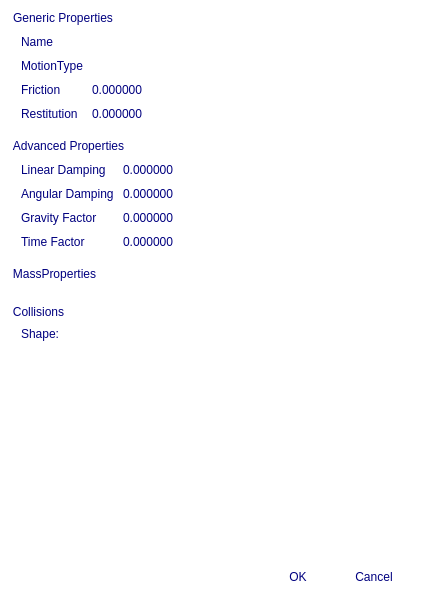
<?xml version="1.0" encoding="UTF-8"?>
<ui version="4.0">
 <class>DialogRigidBody</class>
 <widget class="QDialog" name="DialogRigidBody">
  <property name="geometry">
   <rect>
    <x>0</x>
    <y>0</y>
    <width>425</width>
    <height>600</height>
   </rect>
  </property>
  <property name="windowTitle">
   <string>Dialog</string>
  </property>
  <property name="styleSheet">
   <string notr="true">QWidget{
	background: transparent;
}

QLabel{
	color: rgb(0,0,127);
}

QGroupBox{
	color: white;
	border: 1px solid white;
	background-color: rgba(255, 255, 255, 127);
	margin-top: 12px;
}

QGroupBox::title {
    subcontrol-origin: margin;
    subcontrol-position: top left;
	background-color: rgba(255, 255, 255, 160);
	border-color:white;
	color: rgb(0,0,127);
}

QLineEdit{
	color: rgb(0,0,127);
	background-color: rgba(255, 255, 255, 128);
	border: 1px solid white;
	border-radius: 2px;
}

QLineEdit::hover{
	background-color: rgba(255, 255, 255, 192);
}

QSpinBox,QDoubleSpinBox {
	color: rgb(0,0,127);
	background-color: rgba(255, 255, 255, 127);
	border: 1px solid white;
	border-radius: 2px;
}

QSpinBox:hover,QDoubleSpinBox:hover {
	background-color: rgba(255, 255, 255, 192);
}

QSpinBox::up-button,QDoubleSpinBox::up-button,
QSpinBox::down-button,QDoubleSpinBox::down-button {
	border-left: 1px solid white;
	background-color: transparent;
}

QSpinBox::up-button:hover,
QDoubleSpinBox::up-button:hover,
QSpinBox::down-button:hover,
QDoubleSpinBox::down-button:hover
{
	border-left: 1px solid white;
	background-color: rgba(255, 255, 255, 127);
}

QSpinBox::up-arrow,QDoubleSpinBox::up-arrow{
	image: url(:/icons/arrowup.png);
	width: 5px;
}

QSpinBox::down-arrow,QDoubleSpinBox::down-arrow{
	image: url(:/icons/arrowdown.png);
	width: 5px;
}

QPushButton{
	color: rgb(0,0,127);
	background-color: rgba(255, 255, 255, 127);
	border: 1px solid white;
	border-radius: 5px;
	padding: 4 20 4 20px;
}

QPushButton:hover{
	background-color: rgba(255, 255, 255, 192);
}

QPushButton:pressed{
	background-color: rgba(255, 255, 255, 224);
}

QComboBox{
	color: rgb(0,0,127);
	background-color: rgba(255, 255, 255, 127);
	border: 1px solid white;
	border-radius: 2px;
}

QComboBox:hover{
	background-color: rgba(255, 255, 255, 192);
}

QComboBox:on{
	background-color: rgba(255, 255, 255, 192);
}

QComboBox::drop-down{
	border-left:1px solid white;
}

QComboBox::drop-down::hover{
	border-left:1px solid white;
	background-color: rgba(255, 255, 255, 127);
}

QComboBox::down-arrow{
	image: url(:/icons/arrowdown.png);
	width: 7px;
}

QComboBoxListView{
	background-color: white;
}

QDialog{
	background-image: url(:/backgrounds/yande 271324.jpg);
}</string>
  </property>
  <layout class="QVBoxLayout" name="verticalLayout">
   <item>
    <widget class="QGroupBox" name="groupGeneric">
     <property name="title">
      <string>Generic Properties</string>
     </property>
     <layout class="QFormLayout" name="formLayout">
      <item row="0" column="0">
       <widget class="QLabel" name="label">
        <property name="text">
         <string>Name</string>
        </property>
       </widget>
      </item>
      <item row="0" column="1">
       <widget class="QLineEdit" name="lineEditName">
        <property name="sizePolicy">
         <sizepolicy hsizetype="MinimumExpanding" vsizetype="Fixed">
          <horstretch>0</horstretch>
          <verstretch>0</verstretch>
         </sizepolicy>
        </property>
       </widget>
      </item>
      <item row="1" column="0">
       <widget class="QLabel" name="label_2">
        <property name="text">
         <string>MotionType</string>
        </property>
       </widget>
      </item>
      <item row="1" column="1">
       <widget class="QComboBox" name="comboMotionType"/>
      </item>
      <item row="2" column="0">
       <widget class="QLabel" name="label_3">
        <property name="text">
         <string>Friction</string>
        </property>
       </widget>
      </item>
      <item row="2" column="1">
       <widget class="QDoubleSpinBox" name="spinBoxFriction">
        <property name="sizePolicy">
         <sizepolicy hsizetype="Minimum" vsizetype="Fixed">
          <horstretch>0</horstretch>
          <verstretch>0</verstretch>
         </sizepolicy>
        </property>
        <property name="decimals">
         <number>6</number>
        </property>
        <property name="maximum">
         <double>1.000000000000000</double>
        </property>
        <property name="singleStep">
         <double>0.010000000000000</double>
        </property>
       </widget>
      </item>
      <item row="3" column="0">
       <widget class="QLabel" name="label_6">
        <property name="text">
         <string>Restitution</string>
        </property>
       </widget>
      </item>
      <item row="3" column="1">
       <widget class="QDoubleSpinBox" name="spinBoxRestitution">
        <property name="decimals">
         <number>6</number>
        </property>
        <property name="maximum">
         <double>1.000000000000000</double>
        </property>
        <property name="singleStep">
         <double>0.010000000000000</double>
        </property>
       </widget>
      </item>
     </layout>
    </widget>
   </item>
   <item>
    <widget class="QGroupBox" name="groupAdvance">
     <property name="title">
      <string>Advanced Properties</string>
     </property>
     <layout class="QFormLayout" name="formLayout_2">
      <item row="0" column="0">
       <widget class="QLabel" name="label_4">
        <property name="text">
         <string>Linear Damping</string>
        </property>
       </widget>
      </item>
      <item row="0" column="1">
       <widget class="QDoubleSpinBox" name="spinBoxLinearDamping">
        <property name="decimals">
         <number>6</number>
        </property>
        <property name="maximum">
         <double>1.000000000000000</double>
        </property>
        <property name="singleStep">
         <double>0.010000000000000</double>
        </property>
       </widget>
      </item>
      <item row="1" column="0">
       <widget class="QLabel" name="label_5">
        <property name="text">
         <string>Angular Damping</string>
        </property>
       </widget>
      </item>
      <item row="1" column="1">
       <widget class="QDoubleSpinBox" name="spinBoxAngularDamping">
        <property name="decimals">
         <number>6</number>
        </property>
        <property name="maximum">
         <double>1.000000000000000</double>
        </property>
        <property name="singleStep">
         <double>0.010000000000000</double>
        </property>
       </widget>
      </item>
      <item row="2" column="0">
       <widget class="QLabel" name="label_7">
        <property name="text">
         <string>Gravity Factor</string>
        </property>
       </widget>
      </item>
      <item row="2" column="1">
       <widget class="QDoubleSpinBox" name="spinBoxGravityFactor">
        <property name="decimals">
         <number>6</number>
        </property>
        <property name="maximum">
         <double>100.000000000000000</double>
        </property>
        <property name="singleStep">
         <double>0.010000000000000</double>
        </property>
       </widget>
      </item>
      <item row="3" column="0">
       <widget class="QLabel" name="label_8">
        <property name="text">
         <string>Time Factor</string>
        </property>
       </widget>
      </item>
      <item row="3" column="1">
       <widget class="QDoubleSpinBox" name="spinBoxTimeFactor">
        <property name="decimals">
         <number>6</number>
        </property>
        <property name="maximum">
         <double>100.000000000000000</double>
        </property>
        <property name="singleStep">
         <double>0.010000000000000</double>
        </property>
       </widget>
      </item>
     </layout>
    </widget>
   </item>
   <item>
    <widget class="QGroupBox" name="groupMassProperties">
     <property name="title">
      <string>MassProperties</string>
     </property>
     <layout class="QGridLayout" name="gridLayout_3">
      <item row="0" column="0">
       <widget class="MassPropertySetter" name="widgetMassProperties" native="true"/>
      </item>
     </layout>
    </widget>
   </item>
   <item>
    <widget class="QGroupBox" name="collisionFilterGroup">
     <property name="sizePolicy">
      <sizepolicy hsizetype="Preferred" vsizetype="Preferred">
       <horstretch>0</horstretch>
       <verstretch>0</verstretch>
      </sizepolicy>
     </property>
     <property name="title">
      <string>Collisions</string>
     </property>
     <layout class="QGridLayout" name="gridLayout_2">
      <item row="1" column="0" colspan="2">
       <widget class="CollisionFilterSetter" name="collisionFilterSetter" native="true">
        <zorder>label_9</zorder>
       </widget>
      </item>
      <item row="0" column="0">
       <widget class="QLabel" name="label_9">
        <property name="sizePolicy">
         <sizepolicy hsizetype="Fixed" vsizetype="Preferred">
          <horstretch>0</horstretch>
          <verstretch>0</verstretch>
         </sizepolicy>
        </property>
        <property name="text">
         <string>Shape:</string>
        </property>
       </widget>
      </item>
      <item row="0" column="1">
       <widget class="ShapeSelector" name="widgetShape" native="true"/>
      </item>
     </layout>
    </widget>
   </item>
   <item>
    <spacer name="verticalSpacer">
     <property name="orientation">
      <enum>Qt::Vertical</enum>
     </property>
     <property name="sizeHint" stdset="0">
      <size>
       <width>20</width>
       <height>40</height>
      </size>
     </property>
    </spacer>
   </item>
   <item>
    <widget class="QDialogButtonBox" name="buttonBox">
     <property name="orientation">
      <enum>Qt::Horizontal</enum>
     </property>
     <property name="standardButtons">
      <set>QDialogButtonBox::Cancel|QDialogButtonBox::Ok</set>
     </property>
    </widget>
   </item>
  </layout>
 </widget>
 <customwidgets>
  <customwidget>
   <class>CollisionFilterSetter</class>
   <extends>QWidget</extends>
   <header>collisionfiltersetter.h</header>
   <container>1</container>
  </customwidget>
  <customwidget>
   <class>MassPropertySetter</class>
   <extends>QWidget</extends>
   <header>masspropertysetter.h</header>
   <container>1</container>
   <slots>
    <signal>buttonAutoFill(float)</signal>
   </slots>
  </customwidget>
  <customwidget>
   <class>ShapeSelector</class>
   <extends>QWidget</extends>
   <header>shapeselector.h</header>
   <container>1</container>
  </customwidget>
 </customwidgets>
 <resources/>
 <connections>
  <connection>
   <sender>buttonBox</sender>
   <signal>accepted()</signal>
   <receiver>DialogRigidBody</receiver>
   <slot>accept()</slot>
   <hints>
    <hint type="sourcelabel">
     <x>248</x>
     <y>254</y>
    </hint>
    <hint type="destinationlabel">
     <x>157</x>
     <y>274</y>
    </hint>
   </hints>
  </connection>
  <connection>
   <sender>buttonBox</sender>
   <signal>rejected()</signal>
   <receiver>DialogRigidBody</receiver>
   <slot>reject()</slot>
   <hints>
    <hint type="sourcelabel">
     <x>316</x>
     <y>260</y>
    </hint>
    <hint type="destinationlabel">
     <x>286</x>
     <y>274</y>
    </hint>
   </hints>
  </connection>
 </connections>
</ui>
